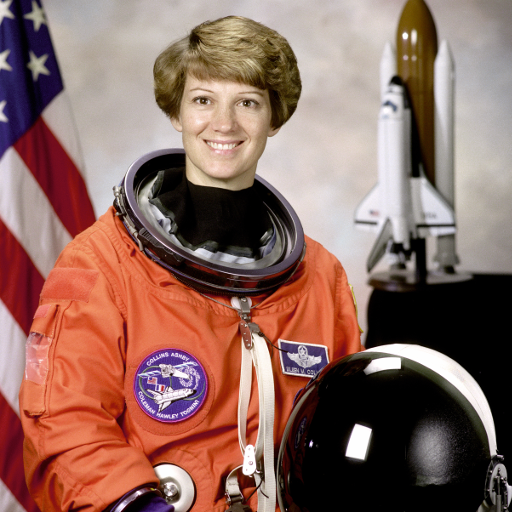
#> input picture skimage.data.astronaut(), 512 x 512 px
$ python cordova_ignacio.py
#> lines starting #> are read from the running program, lines starting #| are printed output that depends on the picture
#!/usr/bin/env python3
# -*- coding: utf-8 -*-
"""
Created on Thu May 26 15:51:39 2022


@author: Ignacio Cordova
"""


import numpy as np
import matplotlib.pyplot as plt
from skimage import data
from scipy.ndimage.measurements import histogram


def get_channels(rgb):
    """
    Separates the channels of an RGB image.

    Input: 3-channel RGB image
    Output: 3 gray-scale images
    """
    r = rgb[:,:,0]
    g = rgb[:,:,1]
    b = rgb[:,:,2]
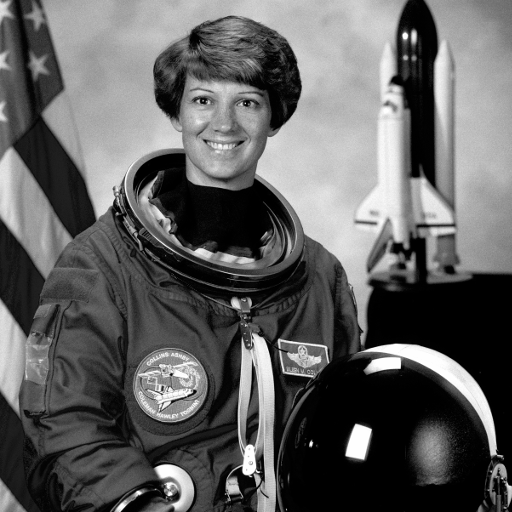
#> b: shape (512, 512); min 0, max 255, mean 96.5

    return r,g,b


"Problem 1"

imr,img,imb = get_channels(data.astronaut())

def census(im):
    im_census = np.zeros((im.shape[0],im.shape[1]))

    for ii in range(im.shape[0]-1):
        for jj in range(im.shape[1]-1):
            im_census[ii,jj] = 128*(im[ii,jj]<im[ii-1,jj-1])+\
            64*(im[ii,jj]<im[ii-1,jj])+\
            32*(im[ii,jj]<im[ii-1,jj+1])+\
            16*(im[ii,jj]<im[ii,jj-1])+\
            8*(im[ii,jj]<im[ii,jj+1])+\
            4*(im[ii,jj]<im[ii+1,jj-1])+\
            2*(im[ii,jj]<im[ii+1,jj])+\
            (im[ii,jj]<im[ii+1,jj+1])

    return im_census.astype('int')

imr_census = census(imr)
img_census = census(img)
#> after the loop in census (call 2), `for ii in range(im.shape[0]-1):`:
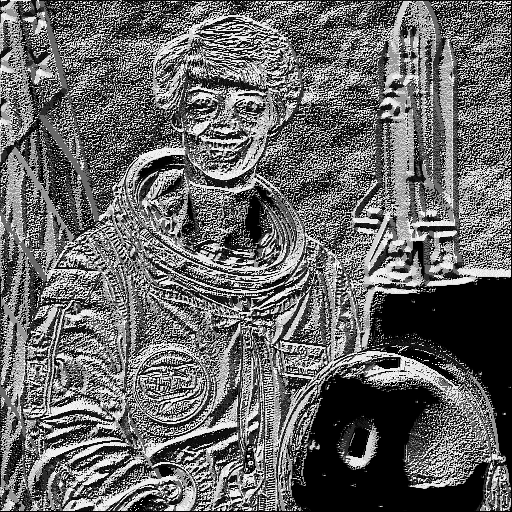
#> im_census: shape (512, 512) float64; min 0, max 255, mean 103.3
imb_census = census(imb)
#> after the loop in census (call 3), `for ii in range(im.shape[0]-1):`:
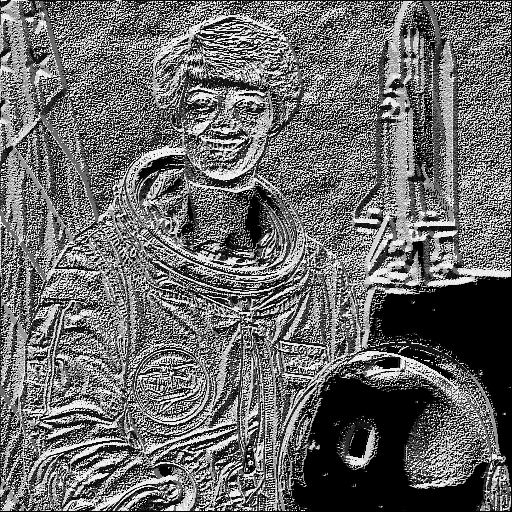
#> im_census: shape (512, 512) float64; min 0, max 255, mean 105.9

#%%

plt.figure()

plt.subplot(231)
plt.axis('off')
plt.imshow(imr,cmap='gray')

plt.subplot(232)
plt.imshow(img,cmap='gray')
plt.axis('off')

plt.subplot(233)
plt.imshow(imb,cmap='gray')
plt.axis('off')

plt.subplot(234)
plt.imshow(imr_census,cmap='gray')
plt.axis('off')

plt.subplot(235)
plt.imshow(img_census,cmap='gray')
plt.axis('off')

plt.subplot(236)
plt.imshow(imb_census,cmap='gray')
plt.axis('off')

#%%
"Humming Distances"

def humming_distance(im1,im2):
    return np.abs(((im1==im2)-1).sum())

print('The H distance between CTR and CTG is',
      humming_distance(img_census,imr_census))
#| The H distance between CTR and CTG is 156159
print('The H distance between CTR and CTb is',
      humming_distance(imr_census,imb_census))
#| The H distance between CTR and CTb is 163012
print('The H distance between CTB and CTG is',
      humming_distance(imb_census,img_census))
#| The H distance between CTB and CTG is 168289


#%%
"Problem 2"

cat = plt.imread('Grayscale_Cat.jpeg')
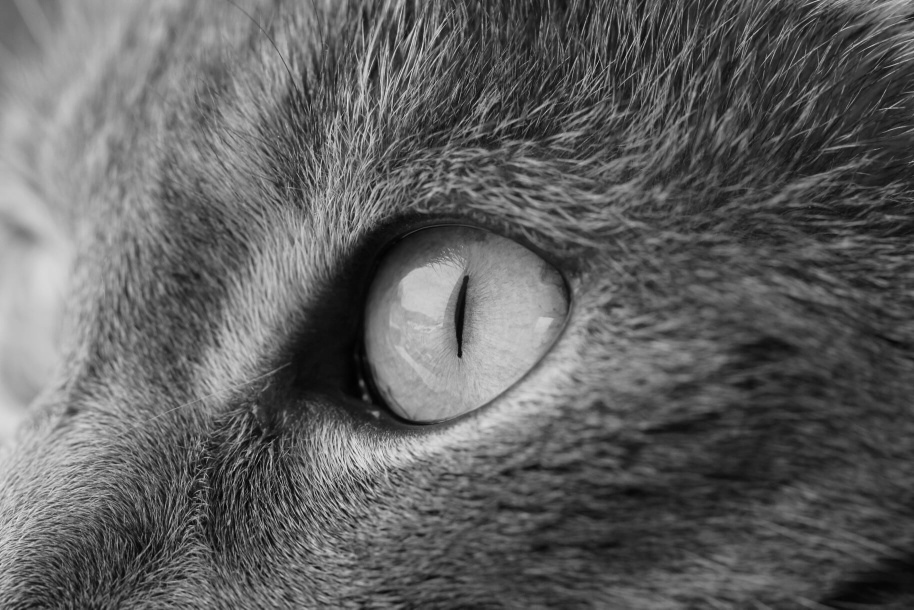
#> input picture final_examo2021/Grayscale_Cat.jpeg, 914 x 610 px
#> cat is the input picture: shape (610, 914); min 1, max 230, mean 96.2
dcat = plt.imread('Dithered_Cat.jpeg')
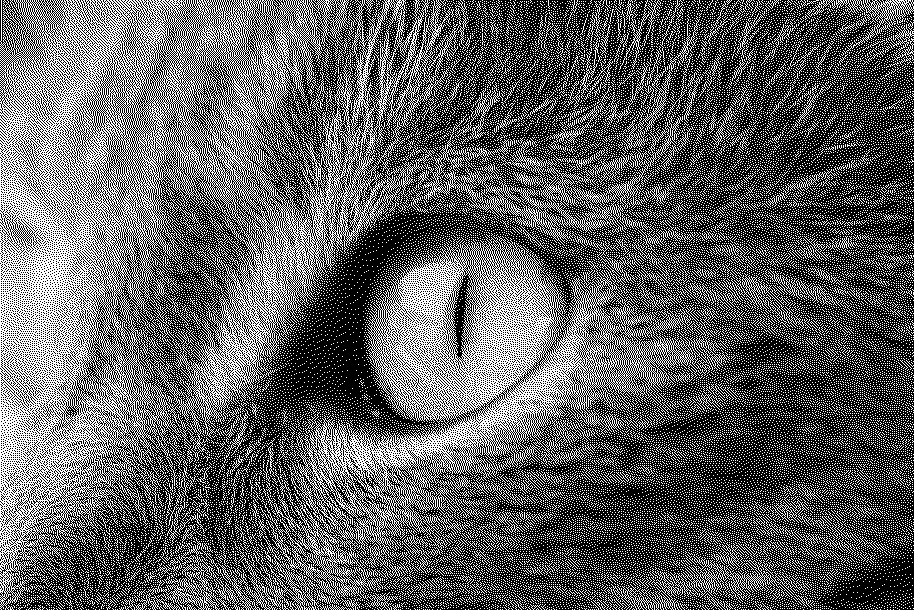
#> input picture final_examo2021/Dithered_Cat.jpeg, 914 x 610 px
#> dcat is the input picture: shape (610, 914); min 0, max 255, mean 96.3


h = histogram(cat,0,255,256)
#> h = 256 values, max 5225 at index 57, min 0 at index 0, mean 2177.9
dh =  histogram(dcat,0,255,256)
#> dh = 256 values, max 213976 at index 0, min 0 at index 10, mean 2177.9

plt.figure()
plt.subplot(221)
plt.axis('off')
plt.title('Original Image')
plt.imshow(cat,cmap='gray')

plt.subplot(222)
plt.axis('off')
plt.title('Dithered Image')
plt.imshow(dcat,cmap='gray')


plt.subplot(223)
plt.plot(h)

plt.subplot(224)
plt.plot(dh)


#%%


U, V = np.meshgrid(np.linspace(-1, 1, dcat.shape[1]), np.linspace(-1, 1, dcat.shape[0]))

A = 50
Gf = np.exp(-A*(U * U + V * V))


dcat_tf = np.fft.fftshift(np.fft.fft2(dcat))

filtered_dcat = np.abs(np.fft.ifft2(np.fft.ifftshift(dcat_tf * Gf))).astype('int')
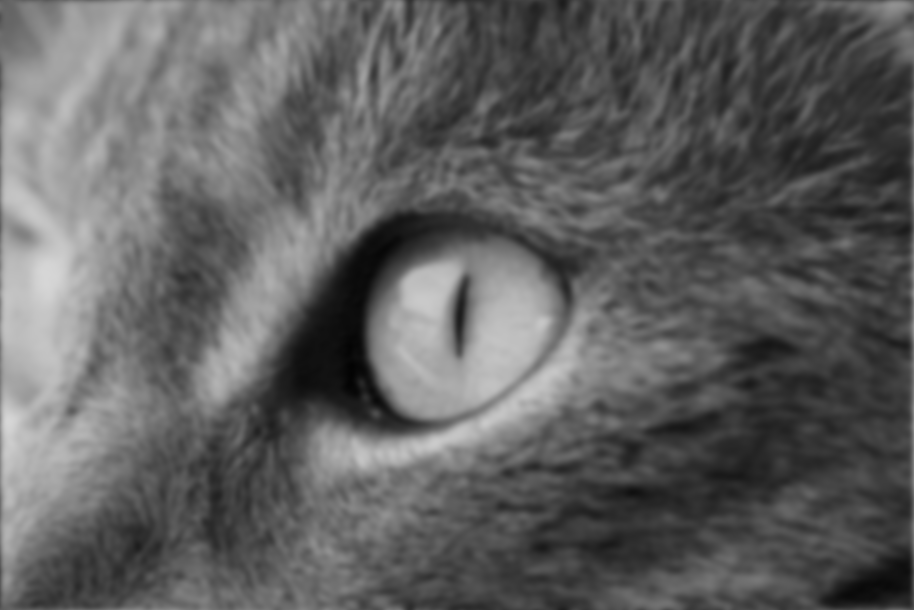
#> filtered_dcat: shape (610, 914) int64; min 3, max 214, mean 95.8
filt_hist = histogram(filtered_dcat,0,255,256)
#> filt_hist = 256 values, max 6788 at index 65, min 0 at index 0, mean 2177.9


plt.figure()

plt.subplot(131)
plt.imshow(Gf,cmap='gray')

plt.subplot(132)
plt.imshow(filtered_dcat,cmap='gray')

plt.subplot(133)
plt.plot(dh,label='Dithered Car')
plt.plot(filt_hist,c='r',label='Filtered')
#> figure, not shown here; panel 3: curve peaks at x = 57, y = 5225; panel 4: curve peaks at x = 0, y = 213976
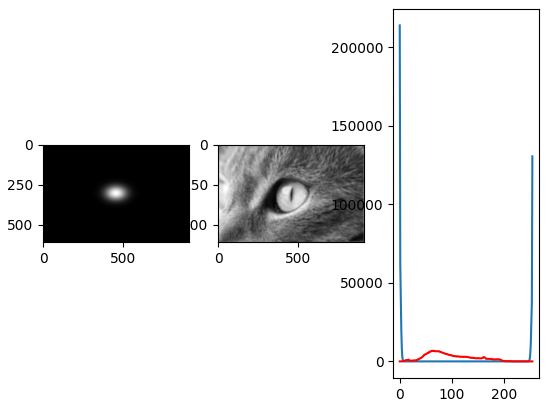
#> figure drawn by matplotlib, 3 panels; panel 3: curve peaks at x = 0, y = 213976; panel 3: curve peaks at x = 65, y = 6788
